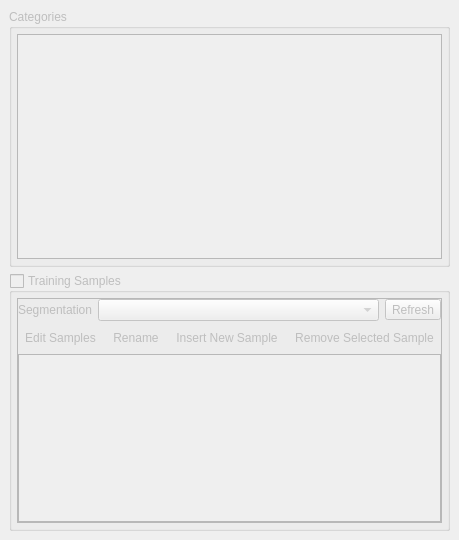
<?xml version="1.0" encoding="UTF-8"?>
<ui version="4.0">
 <class>CDTSampleDockWidget</class>
 <widget class="QDockWidget" name="CDTSampleDockWidget">
  <property name="enabled">
   <bool>false</bool>
  </property>
  <property name="geometry">
   <rect>
    <x>0</x>
    <y>0</y>
    <width>288</width>
    <height>540</height>
   </rect>
  </property>
  <property name="windowTitle">
   <string>Category and Samples</string>
  </property>
  <widget class="QWidget" name="dockWidgetContents">
   <layout class="QVBoxLayout" name="verticalLayout_2">
    <item>
     <widget class="QGroupBox" name="groupBox">
      <property name="sizePolicy">
       <sizepolicy hsizetype="Preferred" vsizetype="Preferred">
        <horstretch>0</horstretch>
        <verstretch>1</verstretch>
       </sizepolicy>
      </property>
      <property name="title">
       <string>Categories</string>
      </property>
      <layout class="QVBoxLayout" name="verticalLayout">
       <property name="leftMargin">
        <number>5</number>
       </property>
       <property name="topMargin">
        <number>5</number>
       </property>
       <property name="rightMargin">
        <number>5</number>
       </property>
       <property name="bottomMargin">
        <number>5</number>
       </property>
       <item>
        <widget class="QTableView" name="tableView">
         <property name="selectionMode">
          <enum>QAbstractItemView::SingleSelection</enum>
         </property>
         <property name="selectionBehavior">
          <enum>QAbstractItemView::SelectRows</enum>
         </property>
        </widget>
       </item>
      </layout>
     </widget>
    </item>
    <item>
     <widget class="QGroupBox" name="groupBoxSamples">
      <property name="sizePolicy">
       <sizepolicy hsizetype="Preferred" vsizetype="Preferred">
        <horstretch>0</horstretch>
        <verstretch>1</verstretch>
       </sizepolicy>
      </property>
      <property name="title">
       <string>Training Samples</string>
      </property>
      <property name="checkable">
       <bool>true</bool>
      </property>
      <property name="checked">
       <bool>false</bool>
      </property>
      <layout class="QHBoxLayout" name="horizontalLayout_3">
       <property name="leftMargin">
        <number>5</number>
       </property>
       <property name="topMargin">
        <number>5</number>
       </property>
       <property name="rightMargin">
        <number>5</number>
       </property>
       <property name="bottomMargin">
        <number>5</number>
       </property>
       <item>
        <widget class="QFrame" name="frameSample">
         <property name="frameShape">
          <enum>QFrame::StyledPanel</enum>
         </property>
         <property name="frameShadow">
          <enum>QFrame::Raised</enum>
         </property>
         <layout class="QVBoxLayout" name="verticalLayout_3">
          <property name="leftMargin">
           <number>0</number>
          </property>
          <property name="topMargin">
           <number>0</number>
          </property>
          <property name="rightMargin">
           <number>0</number>
          </property>
          <property name="bottomMargin">
           <number>0</number>
          </property>
          <item>
           <layout class="QHBoxLayout" name="horizontalLayout">
            <property name="spacing">
             <number>6</number>
            </property>
            <item>
             <widget class="QLabel" name="label">
              <property name="sizePolicy">
               <sizepolicy hsizetype="Fixed" vsizetype="Preferred">
                <horstretch>0</horstretch>
                <verstretch>0</verstretch>
               </sizepolicy>
              </property>
              <property name="text">
               <string>Segmentation</string>
              </property>
             </widget>
            </item>
            <item>
             <widget class="QComboBox" name="comboBox"/>
            </item>
            <item>
             <widget class="QToolButton" name="toolButtonRefresh">
              <property name="toolTip">
               <string>Refresh</string>
              </property>
              <property name="text">
               <string>Refresh</string>
              </property>
              <property name="icon">
               <iconset resource="../resource.qrc">
                <normaloff>:/Icon/Refresh.png</normaloff>:/Icon/Refresh.png</iconset>
              </property>
             </widget>
            </item>
           </layout>
          </item>
          <item>
           <layout class="QHBoxLayout" name="horizontalLayout_2">
            <property name="spacing">
             <number>3</number>
            </property>
            <item>
             <widget class="QToolButton" name="toolButtonEditSample">
              <property name="toolTip">
               <string>Edit Samples</string>
              </property>
              <property name="text">
               <string>Edit Samples</string>
              </property>
              <property name="icon">
               <iconset resource="../resource.qrc">
                <normaloff>:/Icon/Edit.png</normaloff>:/Icon/Edit.png</iconset>
              </property>
              <property name="iconSize">
               <size>
                <width>16</width>
                <height>16</height>
               </size>
              </property>
              <property name="checkable">
               <bool>true</bool>
              </property>
              <property name="autoRaise">
               <bool>true</bool>
              </property>
             </widget>
            </item>
            <item>
             <widget class="QToolButton" name="toolButtonSampleRename">
              <property name="toolTip">
               <string>Rename</string>
              </property>
              <property name="text">
               <string>Rename</string>
              </property>
              <property name="icon">
               <iconset resource="../resource.qrc">
                <normaloff>:/Icon/Rename.png</normaloff>:/Icon/Rename.png</iconset>
              </property>
              <property name="iconSize">
               <size>
                <width>16</width>
                <height>16</height>
               </size>
              </property>
              <property name="autoRaise">
               <bool>true</bool>
              </property>
             </widget>
            </item>
            <item>
             <widget class="QToolButton" name="toolButtonNewSample">
              <property name="enabled">
               <bool>false</bool>
              </property>
              <property name="toolTip">
               <string>Insert New Sample</string>
              </property>
              <property name="text">
               <string>Insert New Sample</string>
              </property>
              <property name="icon">
               <iconset resource="../resource.qrc">
                <normaloff>:/Icon/Add.png</normaloff>:/Icon/Add.png</iconset>
              </property>
              <property name="iconSize">
               <size>
                <width>16</width>
                <height>16</height>
               </size>
              </property>
              <property name="autoRaise">
               <bool>true</bool>
              </property>
             </widget>
            </item>
            <item>
             <widget class="QToolButton" name="toolButtonRemoveSelected">
              <property name="enabled">
               <bool>false</bool>
              </property>
              <property name="toolTip">
               <string>Remove Selected Sample</string>
              </property>
              <property name="text">
               <string>Remove Selected Sample</string>
              </property>
              <property name="icon">
               <iconset resource="../resource.qrc">
                <normaloff>:/Icon/Minus.png</normaloff>:/Icon/Minus.png</iconset>
              </property>
              <property name="iconSize">
               <size>
                <width>16</width>
                <height>16</height>
               </size>
              </property>
              <property name="autoRaise">
               <bool>true</bool>
              </property>
             </widget>
            </item>
            <item>
             <spacer name="horizontalSpacer">
              <property name="orientation">
               <enum>Qt::Horizontal</enum>
              </property>
              <property name="sizeHint" stdset="0">
               <size>
                <width>40</width>
                <height>20</height>
               </size>
              </property>
             </spacer>
            </item>
           </layout>
          </item>
          <item>
           <widget class="QListView" name="listView"/>
          </item>
         </layout>
        </widget>
       </item>
      </layout>
     </widget>
    </item>
   </layout>
  </widget>
  <action name="actionInsert">
   <property name="enabled">
    <bool>false</bool>
   </property>
   <property name="icon">
    <iconset resource="../resource.qrc">
     <normaloff>:/Icon/Add.png</normaloff>:/Icon/Add.png</iconset>
   </property>
   <property name="text">
    <string>Insert</string>
   </property>
  </action>
  <action name="actionRemove">
   <property name="enabled">
    <bool>false</bool>
   </property>
   <property name="icon">
    <iconset resource="../resource.qrc">
     <normaloff>:/Icon/Remove.png</normaloff>:/Icon/Remove.png</iconset>
   </property>
   <property name="text">
    <string>Remove</string>
   </property>
  </action>
  <action name="actionRemove_All">
   <property name="enabled">
    <bool>false</bool>
   </property>
   <property name="icon">
    <iconset resource="../resource.qrc">
     <normaloff>:/Icon/Remove.png</normaloff>:/Icon/Remove.png</iconset>
   </property>
   <property name="text">
    <string>Remove All</string>
   </property>
  </action>
  <action name="actionEdit">
   <property name="checkable">
    <bool>true</bool>
   </property>
   <property name="icon">
    <iconset resource="../resource.qrc">
     <normaloff>:/Icon/Edit.png</normaloff>:/Icon/Edit.png</iconset>
   </property>
   <property name="text">
    <string>Edit</string>
   </property>
  </action>
  <action name="actionRevert">
   <property name="enabled">
    <bool>false</bool>
   </property>
   <property name="icon">
    <iconset resource="../resource.qrc">
     <normaloff>:/Icon/Undo.png</normaloff>:/Icon/Undo.png</iconset>
   </property>
   <property name="text">
    <string>Revert</string>
   </property>
  </action>
  <action name="actionSubmit">
   <property name="enabled">
    <bool>false</bool>
   </property>
   <property name="icon">
    <iconset resource="../resource.qrc">
     <normaloff>:/Icon/Ok.png</normaloff>:/Icon/Ok.png</iconset>
   </property>
   <property name="text">
    <string>Submit</string>
   </property>
   <property name="toolTip">
    <string>Submit</string>
   </property>
  </action>
 </widget>
 <resources>
  <include location="../resource.qrc"/>
 </resources>
 <connections/>
</ui>
